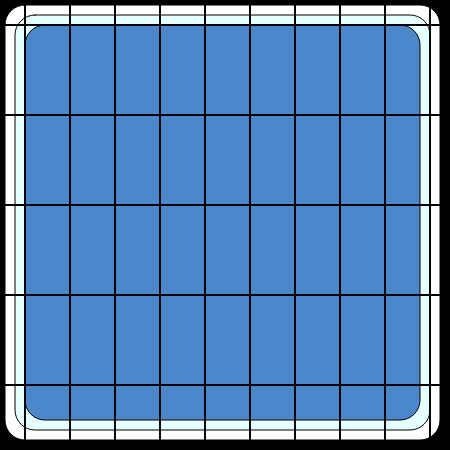
Frame 1 (no input)
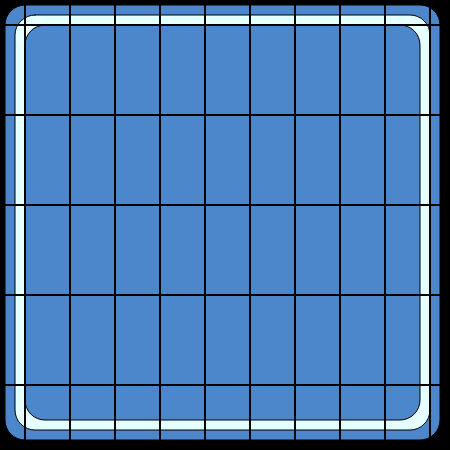
Frame 60 (no input)
Frame 120 (the mouse pressed at the canvas centre since frame 60): identical to frame 60, image omitted

The p5.js sketch that drew these frames (run headless with seeded random() and noise() and a simulated clock; from frame 60 on, the mouse is pressed at the canvas centre):

// p5.js sketch
// ── sketch.js
function setup() {
	createCanvas(450, 450);
}

function draw() {

	background(0,0,0);
	//For (var BEGIN; END; INTERVAL){
     

	
    rect(5, 5, 435, 435, 20);
    fill(230,255,255)
      rect(15,15,415,415, 20);

      fill(76,134,203)
      rect(25,25,395,395, 20);
      //DO SOMETHING }
	for (var x = 25; x < width; x += width / 10) {
		for (var y = 25; y < height; y += height / 5) {
			stroke(0);
			strokeWeight(1);
			line(x, 0, x, height);
			line(0, y, width, y);
		}
	}

}
